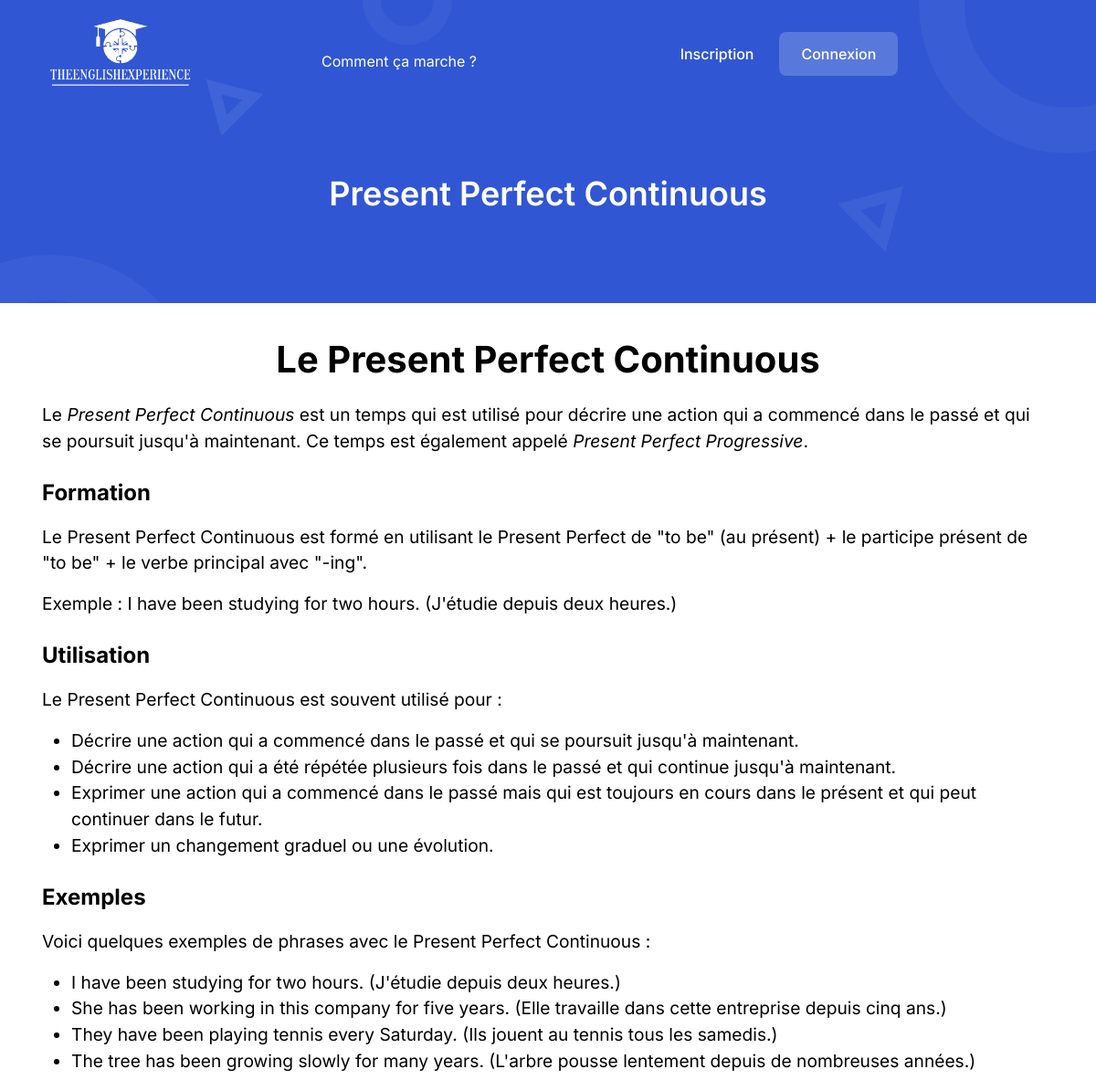
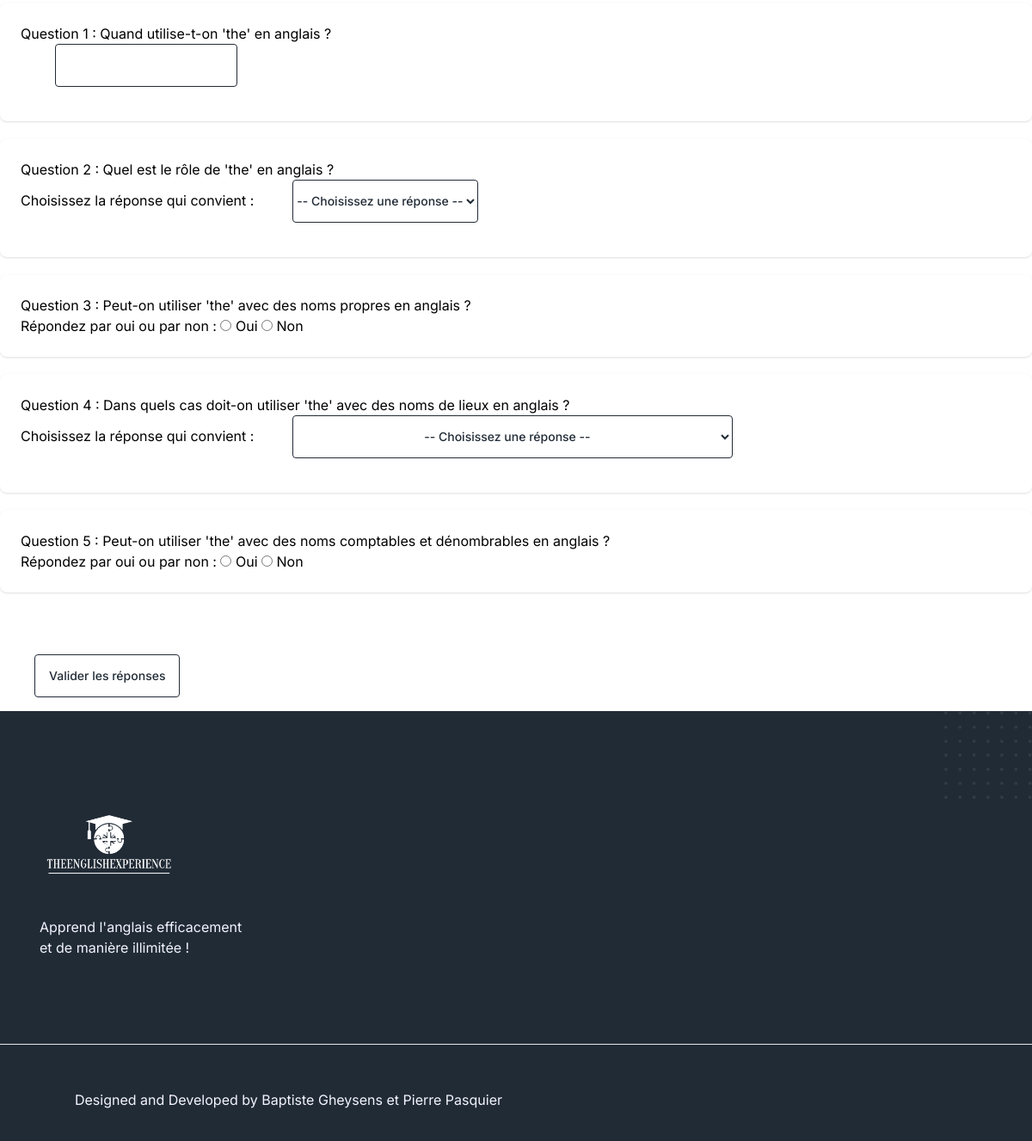
Screenshot of /leçon/1 with the database file from the repository (2 pictures, top to bottom).
### tables this page shows
CREATE TABLE lecon (id_lecon INTEGER PRIMARY KEY AUTOINCREMENT, titre TEXT, description TEXT, lecon TEXT, question TEXT, nb_question INTEGER);

### app.py (the view, shortened to what this page needs)
@app.route('/leçon/<id_lecon>',methods=['GET','POST'])
def lecon(id_lecon):
    conn = sqlite3.connect('database.db')
    cursor = conn.cursor()
    cursor.execute("""SELECT titre, lecon FROM lecon WHERE id_lecon == ?""", (id_lecon,))
    liste = cursor.fetchall()
    cursor.close()
    conn = sqlite3.connect('database.db')
    cursor = conn.cursor()
    cursor.execute("""SELECT question FROM lecon WHERE id_lecon == ?""", (id_lecon,))
    question = cursor.fetchall()
    cursor.close()
    conn = sqlite3.connect('database.db')
    cursor = conn.cursor()
    cursor.execute("""SELECT nb_question FROM lecon WHERE id_lecon == ?""", (id_lecon,))
    nbquestion = cursor.fetchall()[0][0]
    cursor.close()
    return render_template('leçon.html', lecon=liste, question=question, n=len(question),question_reponse=question[0][0])

### templates/leçon.html (shortened to what this page needs)
{% extends 'index.html' %}
{%  block body %}
    <div
      class="
        relative
        z-10
        pt-[120px]
        md:pt-[130px]
        lg:pt-[160px]
        pb-[100px]
        bg-primary
        overflow-hidden
      "
    >
      <div class="container">
        <div class="flex flex-wrap items-center -mx-4">
          <div class="w-full px-4">
            <div class="text-center">
              <h1 class="font-semibold text-white text-4xl">{{ lecon[0][0] | safe }}</h1>
            </div>
          </div>
        </div>
      </div>
      <div>
        <span class="absolute top-0 left-0 z-[-1]">
        </span>
        <span class="absolute top-0 right-0 z-[-1]">
        </span>
      </div>
    </div>
    <div>{{ lecon[0][1] | safe}}</div>
	<form method="POST">
    <div>{{ question_reponse | safe  }}</div>
    <br><br><br>
	<input type="submit"
       name="Valider les réponses"
       class="
         w-max
         text-center
         h-[50px]
         text-sm
         font-medium
         bg-white bg-opacity-20
         placeholder-white
         text-black
         rounded
         mb-4
         mx-10
         outline-yes
         border border-black
         focus-visible:shadow-none
         focus:border-white
         px-4
       "
       value="Valider les réponses">
</form>
{% endblock %}

### rows the page displays
lecon: titre "Present Perfect Continuous", lecon "Le Present Perfect Continuous Le Present Perfect Continuous est un temps qui est utilisé pour décrire une action qui a commencé dans le passé et qui se poursuit jusqu'à maintenant. Ce temps est également appelé Present Perfect Progressive . Formation Le Present Perfect Continuous est formé en utilisant le Present Perfect de \"to be\" (au présent) + le participe présent de \"to be\" + le verbe principal avec \"-ing\". Exemple : I have been studying for two hours. (J'étudie depuis deux heures.) Utilisation Le Present Perfect Continuous est souvent utilisé pour : Décrire une action qui a commencé dans le passé et qui se poursuit jusqu'à maintenant. Décrire une action qui a été répétée plusieurs fois…"
